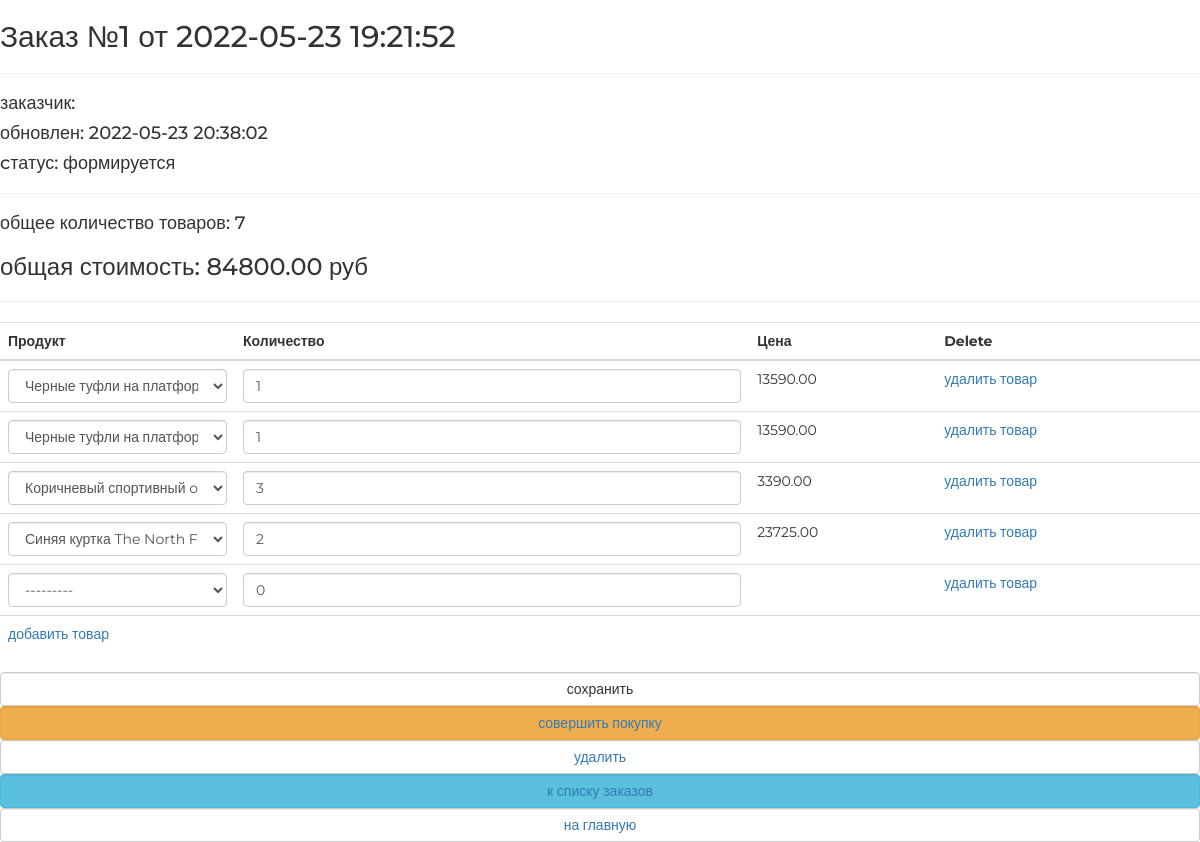
The page /order/update/1/ on the database its author committed.
### ordersapp/models.py (models this page shows, shortened)
class Order(models.Model):
    FORMING = 'FM'
    SENT_TO_PROCEED = 'STP'
    PROCEED = 'PCD'
    PAID = 'PD'
    READY = 'RDY'
    DONE = 'DN'
    CANCEL = 'CNC'
    ORDER_STATUSES = (
        (FORMING, 'формируется'),
        (SENT_TO_PROCEED, 'отправлен на обработку'),
        (PROCEED, 'обработан'),
        (PAID, 'оплачен'),
        (READY, 'отов к выдаче'),
        (DONE, 'выдан'),
        (CANCEL, 'отменен'),
    )
    user = models.ForeignKey(settings.AUTH_USER_MODEL, on_delete=models.CASCADE)
    created_at = models.DateTimeField(auto_now_add=True, verbose_name="Создан")
    updated_at = models.DateTimeField(auto_now=True, verbose_name="Изменен")
    status = models.CharField(
        verbose_name='Статус',
        choices=ORDER_STATUSES,
        max_length=3,
        default=FORMING
    )
    is_active = models.BooleanField(default=True, verbose_name='активен', )
    class Meta:
        verbose_name = 'заказ'
        verbose_name_plural = 'заказы'
        ordering = ('-created_at',)
    def total_quantity(self):
        _items = self.orderitems.select_related()
        return sum(list(map(lambda x: x.quantity, _items)))
    def total_cost(self):
        _items = self.orderitems.select_related()
        return sum(list(map(lambda x: x.quantity * x.product.price, _items)))

class OrderItem(models.Model):
    order = models.ForeignKey(Order, on_delete=models.CASCADE, related_name='orderitems')
    product = models.ForeignKey(Product, on_delete=models.CASCADE, verbose_name='продукт')
    quantity = models.PositiveIntegerField(default=0, verbose_name='Количество')

### mainapp/models.py (models this page shows)
class Product(models.Model):
    name = models.CharField(max_length=256)
    image = models.ImageField(upload_to='products_images', blank=True)
    description = models.TextField(blank=True)
    short_description = models.CharField(max_length=64, blank=True)
    price = models.DecimalField(max_digits=8, decimal_places=2, default=0)
    quantity = models.IntegerField(default=0)
    category = models.ForeignKey(ProductCategory, on_delete=models.CASCADE)
    is_active = models.BooleanField(verbose_name='активна', default=True)
    class Meta:
        verbose_name = 'Продукт'
        verbose_name_plural = 'Продукты'
    def __str__(self):
        return f'{self.name} {self.category.name}'
    @staticmethod
    def get_items():
        return Product.objects.filter(is_active=True).order_by('category', 'name')

### ordersapp/views.py (the view, shortened to what this page needs)
# urls.py: path('update/<pk>/', ordersapp.OrderUpdate.as_view(), name='order_update'),
class OrderUpdate(UpdateView):
    model = Order
    fields = []
    success_url = reverse_lazy('order:orders')
    def get_context_data(self, **kwargs):
        data = super().get_context_data(**kwargs)
        OrderFormSet = inlineformset_factory(Order, OrderItem, form=OrderItemForm, extra=1)
        if self.request.POST:
            data['orderitems'] = OrderFormSet(self.request.POST, instance=self.object)
        else:
            formset = OrderFormSet(instance=self.object)
            for form in formset.forms:
                if form.instance.pk:
                    form.initial['price'] = form.instance.product.price
            data['orderitems'] = formset
        return data

### mainapp/context_processor.py (called while the page is built)
def basket(request):
    basket_items = []
    if request.user.is_authenticated:
        basket_items = Basket.objects.filter(user = request.user)
    return {
        'basket': basket_items
    }

### ordersapp/templates/ordersapp/order_form.html (shortened to what this page needs)
{% extends "ordersapp/base.html" %}
{% load static %}
{% block content %}
   {% include 'ordersapp/includes/inc_order_summary.html' %}
   <div class="order_form">
       <form action="" method="post">
           <table class="table">
               {% for form in orderitems.forms %}
                   {% if forloop.first %}
                       <thead>
                       <tr>
                           {% for field in form.visible_fields %}
                               <th class="{% cycle 'td1' 'td2' 'td3' %} order formset_td">
                                   {{ field.label|capfirst }}
                               </th>
                           {% endfor %}
                       </tr>
                       </thead>
                   {% endif %}
                   <tr class="formset_row">
                       {% for field in form.visible_fields %}
                           <td class="{% cycle 'td1' 'td2' 'td3' %} order formset_td">
                               {% if field.name == 'price' %}
                                {% if field.value %}
                                    <span class="orderitems-{{ forloop.parentloop.counter0 }}-price">
                                        {{ field.value }}
                                    </span>
                                        {% endif %}
                               {% else %}
                                 {{ field }}
                               {% endif %}
                           </td>
                       {% endfor %}
                   </tr>
               {% endfor %}
           </table>
           <button type="submit" value="сохранить" class="btn btn-default btn-round form-control last">сохранить</button>
           {% include 'ordersapp/includes/inc_order_actions.html' %}
       </form>
   </div>
{% endblock %}

### ordersapp/templates/ordersapp/includes/inc_order_summary.html (shortened to what this page needs)
{% if object %}
   <div class="h2">Заказ №{{ object.pk }} от {{ object.created_at|date:"Y-m-d H:i:s" }}</div>
   <hr>
   <div class="h4">заказчик: {{ user.last_name }} {{ user.first_name }} </div>
   <div class="h4">обновлен: {{ object.updated_at|date:"Y-m-d H:i:s" }}</div>
   <div class="h4">cтатус: {{ object.get_status_display }}</div>
   <hr>
   <div class="h4">
       общее количество товаров: <span class="order_total_quantity">{{ object.total_quantity }}</span>
   </div>
   <div class="h3">
       общая стоимость: <span class="order_total_cost">{{ object.total_cost }}</span> руб
   </div>
{% endif %}
<hr>

### static/css/style.css (style rules this page uses)
* { margin: 0; padding: 0; }
body { font-family: 'Montserrat', sans-serif; }
html, body { height: 100%; }
table { width: 100%; }
td:first-child { width: 235px; }

### rows shown on the page
Order: pk "1", created_at "2022-05-23 19:21:52", updated_at "2022-05-23 20:38:02", status "формируется", total_quantity "7", total_cost "84800.00"
Product: value "13590.00" "13590.00"
Product: value "3390.00"
Product: value "23725.00"

### other values the page prints
{{ field.label|capfirst }} "Продукт" "Количество" "Цена" "Delete"
